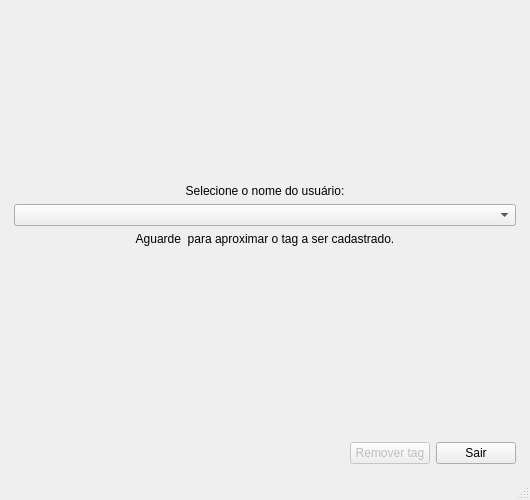
<?xml version="1.0" encoding="UTF-8"?>
<ui version="4.0">
 <class>MainWindow</class>
 <widget class="QMainWindow" name="MainWindow">
  <property name="geometry">
   <rect>
    <x>0</x>
    <y>0</y>
    <width>530</width>
    <height>500</height>
   </rect>
  </property>
  <property name="minimumSize">
   <size>
    <width>530</width>
    <height>500</height>
   </size>
  </property>
  <property name="maximumSize">
   <size>
    <width>530</width>
    <height>500</height>
   </size>
  </property>
  <property name="windowTitle">
   <string>Registro de presença</string>
  </property>
  <property name="windowOpacity">
   <double>1.000000000000000</double>
  </property>
  <property name="tabShape">
   <enum>QTabWidget::Rounded</enum>
  </property>
  <property name="unifiedTitleAndToolBarOnMac">
   <bool>false</bool>
  </property>
  <widget class="QWidget" name="centralwidget">
   <layout class="QGridLayout" name="gridLayout">
    <item row="1" column="0">
     <spacer name="horizontalSpacer_7">
      <property name="orientation">
       <enum>Qt::Horizontal</enum>
      </property>
      <property name="sizeType">
       <enum>QSizePolicy::Fixed</enum>
      </property>
      <property name="sizeHint" stdset="0">
       <size>
        <width>5</width>
        <height>20</height>
       </size>
      </property>
     </spacer>
    </item>
    <item row="2" column="1">
     <spacer name="verticalSpacer_5">
      <property name="orientation">
       <enum>Qt::Vertical</enum>
      </property>
      <property name="sizeType">
       <enum>QSizePolicy::Fixed</enum>
      </property>
      <property name="sizeHint" stdset="0">
       <size>
        <width>5</width>
        <height>5</height>
       </size>
      </property>
     </spacer>
    </item>
    <item row="0" column="1">
     <spacer name="verticalSpacer_2">
      <property name="orientation">
       <enum>Qt::Vertical</enum>
      </property>
      <property name="sizeType">
       <enum>QSizePolicy::Fixed</enum>
      </property>
      <property name="sizeHint" stdset="0">
       <size>
        <width>20</width>
        <height>5</height>
       </size>
      </property>
     </spacer>
    </item>
    <item row="1" column="2">
     <spacer name="horizontalSpacer_8">
      <property name="orientation">
       <enum>Qt::Horizontal</enum>
      </property>
      <property name="sizeType">
       <enum>QSizePolicy::Fixed</enum>
      </property>
      <property name="sizeHint" stdset="0">
       <size>
        <width>5</width>
        <height>5</height>
       </size>
      </property>
     </spacer>
    </item>
    <item row="1" column="1">
     <layout class="QVBoxLayout" name="verticalLayout">
      <property name="sizeConstraint">
       <enum>QLayout::SetMaximumSize</enum>
      </property>
      <item>
       <spacer name="verticalSpacer">
        <property name="orientation">
         <enum>Qt::Vertical</enum>
        </property>
        <property name="sizeHint" stdset="0">
         <size>
          <width>20</width>
          <height>40</height>
         </size>
        </property>
       </spacer>
      </item>
      <item>
       <layout class="QHBoxLayout" name="horizontalLayout_3">
        <property name="leftMargin">
         <number>40</number>
        </property>
        <property name="rightMargin">
         <number>40</number>
        </property>
        <item>
         <widget class="QLabel" name="label">
          <property name="text">
           <string>Selecione o nome do usuário:</string>
          </property>
          <property name="alignment">
           <set>Qt::AlignCenter</set>
          </property>
         </widget>
        </item>
       </layout>
      </item>
      <item>
       <widget class="QComboBox" name="comboBox">
        <property name="toolTip">
         <string/>
        </property>
       </widget>
      </item>
      <item>
       <widget class="QLabel" name="lbl_instrucao">
        <property name="text">
         <string>Aguarde  para aproximar o tag a ser cadastrado.</string>
        </property>
        <property name="alignment">
         <set>Qt::AlignCenter</set>
        </property>
       </widget>
      </item>
      <item>
       <widget class="QLabel" name="lbl_info">
        <property name="text">
         <string/>
        </property>
        <property name="alignment">
         <set>Qt::AlignCenter</set>
        </property>
       </widget>
      </item>
      <item>
       <spacer name="verticalSpacer_3">
        <property name="orientation">
         <enum>Qt::Vertical</enum>
        </property>
        <property name="sizeHint" stdset="0">
         <size>
          <width>20</width>
          <height>40</height>
         </size>
        </property>
       </spacer>
      </item>
      <item>
       <layout class="QHBoxLayout" name="horizontalLayout_6">
        <item>
         <spacer name="horizontalSpacer_3">
          <property name="orientation">
           <enum>Qt::Horizontal</enum>
          </property>
          <property name="sizeHint" stdset="0">
           <size>
            <width>40</width>
            <height>20</height>
           </size>
          </property>
         </spacer>
        </item>
        <item>
         <widget class="QPushButton" name="btn_removerTag">
          <property name="enabled">
           <bool>false</bool>
          </property>
          <property name="text">
           <string>Remover tag</string>
          </property>
         </widget>
        </item>
        <item>
         <widget class="QPushButton" name="btn_sair">
          <property name="text">
           <string>Sair</string>
          </property>
         </widget>
        </item>
       </layout>
      </item>
     </layout>
    </item>
   </layout>
  </widget>
  <widget class="QMenuBar" name="menubar">
   <property name="geometry">
    <rect>
     <x>0</x>
     <y>0</y>
     <width>530</width>
     <height>21</height>
    </rect>
   </property>
  </widget>
  <widget class="QStatusBar" name="statusbar"/>
 </widget>
 <resources/>
 <connections/>
</ui>
